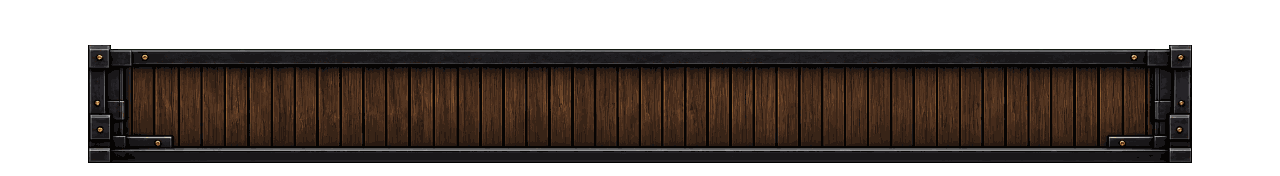
#> input picture art/source_templates/hud_dock/dock_backplate.png, 1280 x 176 px, given in place of health_fill_mask.png, which was not available
$ python gen_hud_vessel_concepts.py
#> lines starting #> are read from the running program, lines starting #| are printed output that depends on the picture; after the words box and inside, x2 and y2 are one past the last pixel; in counts of white or black regions, pixels touching at a corner belong together; pictures that were not available may be replaced by others from this repository, and a replacement may not be noted
#!/usr/bin/env python3
"""Generate and optionally promote the HUD vessel matched-set art."""
from __future__ import annotations

import argparse
from pathlib import Path

from PIL import Image, ImageDraw, ImageFont


ROOT = Path(__file__).resolve().parents[2]
HUD_DIR = ROOT / "art" / "source_templates" / "hud_dock"

FRAME_SIZE = 160
GLASS_SIZE = 108
MASK_OFFSET = (26, 26)

IRON_DARK = (13, 17, 19, 255)
IRON = (28, 35, 38, 255)
IRON_MID = (43, 52, 54, 255)
IRON_LIGHT = (75, 82, 78, 255)
SHADOW = (5, 7, 8, 255)
BRASS_DARK = (82, 63, 33, 255)
BRASS = (156, 122, 61, 255)
BRASS_LIGHT = (207, 169, 86, 255)
GASKET = (3, 7, 8, 255)
PALE_STEEL = (130, 143, 136, 255)


def _open_rgba(name: str) -> Image.Image:
    with Image.open(HUD_DIR / name) as raw:
        return raw.convert("RGBA")


def _mask_alpha(name: str) -> Image.Image:
    return _open_rgba(name).getchannel("A")


def _paste_erased_aperture(frame: Image.Image, mask_name: str) -> Image.Image:
    alpha = frame.getchannel("A")
    mask = _mask_alpha(mask_name)
    ox, oy = MASK_OFFSET
    for y in range(mask.height):
        for x in range(mask.width):
            if mask.getpixel((x, y)) > 0:
                alpha.putpixel((x + ox, y + oy), 0)
    frame.putalpha(alpha)
    return frame


# [23 lines left out: functions _constrain_to_mask, _regular_points, not called in this run]


def _draw_fastener(draw: ImageDraw.ImageDraw, xy: tuple[int, int], brass: bool = True) -> None:
    x, y = xy
    fill = BRASS if brass else PALE_STEEL
    draw.rectangle((x - 2, y - 2, x + 2, y + 2), fill=SHADOW)
    draw.rectangle((x - 1, y - 1, x + 1, y + 1), fill=fill)
    draw.point((x - 1, y - 1), fill=BRASS_LIGHT if brass else (178, 190, 180, 255))


def _draw_plate_rib(
    draw: ImageDraw.ImageDraw,
    center: tuple[int, int],
    angle_degrees: float,
    inner_radius: int,
    outer_radius: int,
    fill: tuple[int, int, int, int],
    width: int = 2,
) -> None:
    import math

    cx, cy = center
    angle = math.radians(angle_degrees)
    inner = (
        round(cx + math.cos(angle) * inner_radius),
        round(cy + math.sin(angle) * inner_radius),
    )
    outer = (
        round(cx + math.cos(angle) * outer_radius),
        round(cy + math.sin(angle) * outer_radius),
    )
    draw.line((inner, outer), fill=fill, width=width)


def _draw_repair_plate(
    draw: ImageDraw.ImageDraw,
    points: list[tuple[int, int]],
    highlight: tuple[int, int, int, int] = IRON_LIGHT,
) -> None:
    draw.polygon(points, fill=(24, 29, 29, 255), outline=SHADOW)
    draw.line(points[:2], fill=highlight, width=1)
    for x, y in (points[0], points[2]):
        _draw_fastener(draw, (x, y), brass=False)


def render_health_frame() -> Image.Image:
    image = Image.new("RGBA", (FRAME_SIZE, FRAME_SIZE), (0, 0, 0, 0))
    draw = ImageDraw.Draw(image)

    # Main forged reservoir: five heavy plates around a dark service gasket.
    draw.ellipse((5, 4, 153, 153), fill=SHADOW)
    draw.ellipse((8, 7, 150, 150), outline=BRASS_DARK, width=2)
    draw.ellipse((12, 11, 146, 146), fill=IRON_DARK)
    plate_arcs = (
        (202, 273, (28, 35, 38, 255)),
        (274, 345, (39, 47, 48, 255)),
        (346, 57, (47, 55, 55, 255)),
        (58, 129, (33, 41, 43, 255)),
        (130, 201, (19, 26, 29, 255)),
    )
    for start, end, color in plate_arcs:
        draw.arc((13, 12, 145, 145), start, end, fill=color, width=17)
        draw.arc((18, 17, 140, 140), start, end, fill=(10, 14, 15, 255), width=2)
    draw.ellipse((22, 21, 136, 136), outline=(78, 84, 79, 255), width=2)
    draw.ellipse((25, 24, 133, 133), outline=GASKET, width=8)

    for angle in (236, 308, 20, 92, 164):
        _draw_plate_rib(draw, (79, 79), angle, 57, 69, BRASS_DARK, width=3)
        _draw_plate_rib(draw, (79, 79), angle, 61, 70, SHADOW, width=1)

    # Dock-side clamp and lower support shoe share the dock's load-bearing language.
    draw.polygon([(128, 58), (156, 66), (156, 121), (128, 128)], fill=SHADOW)
    draw.polygon([(131, 62), (153, 68), (153, 117), (131, 123)], fill=IRON_DARK)
    draw.line([(135, 66), (152, 70)], fill=IRON_LIGHT, width=2)
    draw.line([(135, 121), (152, 116)], fill=SHADOW, width=2)
    draw.rectangle((143, 72, 158, 115), fill=(34, 38, 38, 255))
    draw.rectangle((146, 80, 158, 107), fill=(20, 25, 26, 255))
    draw.line((144, 73, 157, 73), fill=IRON_LIGHT)
    draw.line((144, 115, 157, 115), fill=SHADOW)
    draw.rectangle((48, 136, 116, 159), fill=SHADOW)
    draw.polygon([(54, 139), (111, 139), (116, 155), (49, 155)], fill=IRON_DARK)
    draw.line((56, 140, 109, 140), fill=BRASS, width=2)
    draw.line((51, 154, 114, 154), fill=BRASS_DARK, width=2)

    _draw_repair_plate(draw, [(101, 31), (119, 38), (113, 48), (97, 42)])
    _draw_repair_plate(draw, [(38, 113), (54, 123), (49, 132), (33, 122)], (101, 111, 104, 255))

    for point in ((31, 34), (124, 32), (29, 123), (124, 125), (59, 143), (106, 143)):
        _draw_fastener(draw, point, brass=True)

    return _paste_erased_aperture(image, "health_fill_mask.png")


# [145 lines left out: functions render_attunement_frame, render_health_glass, render_attunement_glass, _paste, _masked_fill, render_concept_preview and 1 more, not called in this run]


def main() -> int:
    parser = argparse.ArgumentParser(description="Generate Coheronia HUD vessel concept A assets")
    parser.add_argument("--check", action="store_true", help="validate already generated concept assets")
    parser.add_argument(
        "--promote",
        action="store_true",
        help="also write the generated vessel art into the canonical source filenames",
    )
    args = parser.parse_args()

    output_paths = [
        HUD_DIR / "health_frame_conceptA.png",
        HUD_DIR / "health_glass_overlay_conceptA.png",
        HUD_DIR / "attunement_frame_conceptA.png",
        HUD_DIR / "attunement_glass_overlay_conceptA.png",
        HUD_DIR / "hud_vessel_conceptA_preview.png",
    ]
    if not args.check:
        health_frame = render_health_frame()
#> in render_health_frame, `image = Image.new("RGBA", (FRAME_SIZE, FRAME_SIZE), (0, 0, 0, 0))`: image: PIL image 160x160 RGBA; every value is 0
#> in _paste_erased_aperture, `alpha = frame.getchannel("A")`:
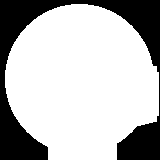
#> alpha: PIL image 160x160 L; 72.8% white; 1 black region, box (x1, y1, x2, y2) and area: (0, 0, 160, 160) 6973
#> in _open_rgba, raw is the input picture: PIL image 1280x176 RGBA; mean R, G, B, A 28.4, 20.4, 15.8, 142.7
#> in _mask_alpha, `return _open_rgba(name).getchannel("A")`:
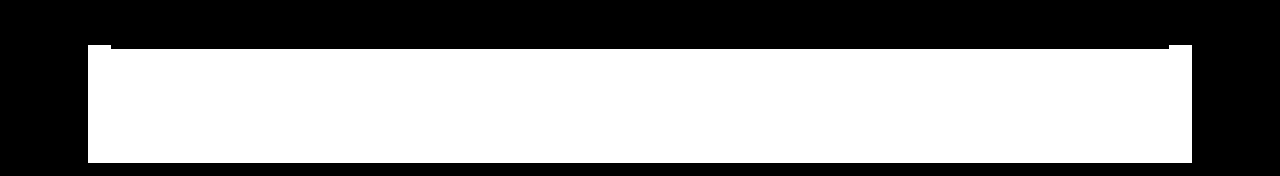
#> returned value: PIL image 1280x176 L; 55.9% white; 1 black region, box (x1, y1, x2, y2) and area: (0, 0, 1280, 176) 99240
#> after the loop in _paste_erased_aperture, `for y in range(mask.height):`: alpha: PIL image 160x160 L; 72.7% white; 2 black regions, box (x1, y1, x2, y2) and area: (0, 0, 160, 160) 6973, (114, 71, 137, 72) 23
        health_glass = render_health_glass()
        attunement_frame = render_attunement_frame()
        attunement_glass = render_attunement_glass()
        health_frame.save(output_paths[0])
        health_glass.save(output_paths[1])
        attunement_frame.save(output_paths[2])
        attunement_glass.save(output_paths[3])
        render_concept_preview(
            health_frame, health_glass, attunement_frame, attunement_glass
        ).save(output_paths[4])
        if args.promote:
            health_frame.save(HUD_DIR / "health_frame.png")
            health_glass.save(HUD_DIR / "health_glass_overlay.png")
            attunement_frame.save(HUD_DIR / "attunement_frame.png")
            attunement_glass.save(HUD_DIR / "attunement_glass_overlay.png")
    validate_outputs(output_paths)
    for path in output_paths:
        print(f"ok {path.relative_to(ROOT)}")
    return 0


if __name__ == "__main__":
#> (the run stopped early here; a loop or call above may not have finished)
